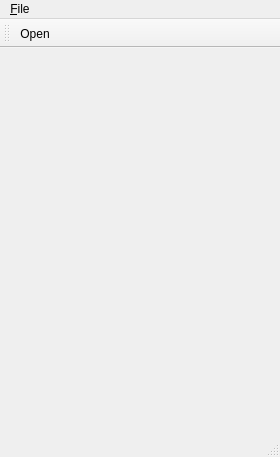
<?xml version="1.0" encoding="UTF-8"?>
<ui version="4.0">
 <class>MainWindow</class>
 <widget class="QMainWindow" name="MainWindow">
  <property name="geometry">
   <rect>
    <x>0</x>
    <y>0</y>
    <width>280</width>
    <height>457</height>
   </rect>
  </property>
  <property name="windowTitle">
   <string>MainWindow</string>
  </property>
  <widget class="QWidget" name="centralwidget"/>
  <widget class="QMenuBar" name="menubar">
   <property name="geometry">
    <rect>
     <x>0</x>
     <y>0</y>
     <width>280</width>
     <height>21</height>
    </rect>
   </property>
   <widget class="QMenu" name="menu_File">
    <property name="title">
     <string>&amp;File</string>
    </property>
    <addaction name="actionOpen"/>
   </widget>
   <addaction name="menu_File"/>
  </widget>
  <widget class="QStatusBar" name="statusbar"/>
  <widget class="QToolBar" name="toolBar">
   <property name="windowTitle">
    <string>toolBar</string>
   </property>
   <attribute name="toolBarArea">
    <enum>TopToolBarArea</enum>
   </attribute>
   <attribute name="toolBarBreak">
    <bool>false</bool>
   </attribute>
   <addaction name="actionOpen"/>
  </widget>
  <action name="actionOpen">
   <property name="text">
    <string>&amp;Open...</string>
   </property>
   <property name="toolTip">
    <string>Open a .wav file</string>
   </property>
   <property name="shortcut">
    <string>Ctrl+O</string>
   </property>
  </action>
 </widget>
 <resources/>
 <connections/>
</ui>
